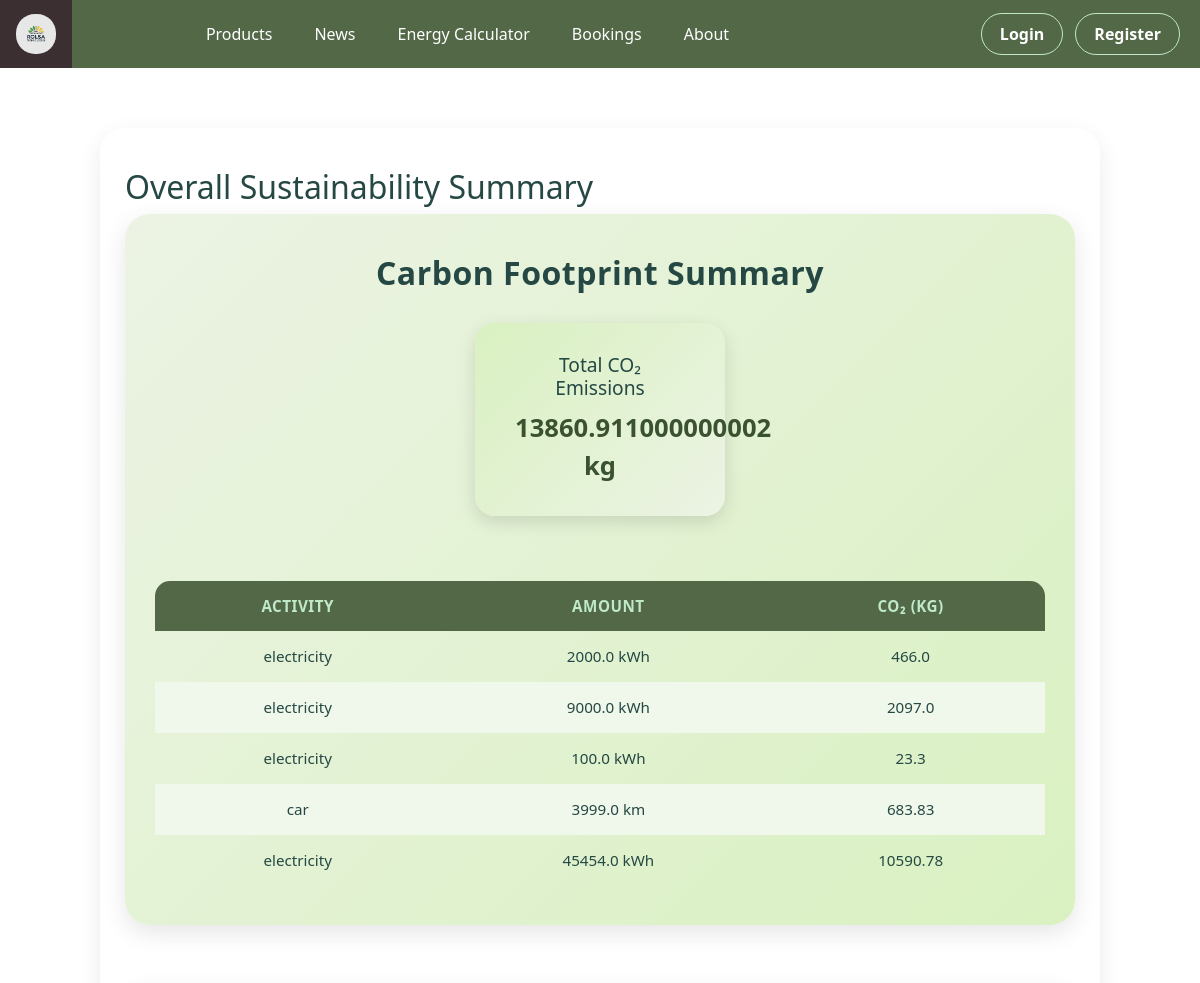
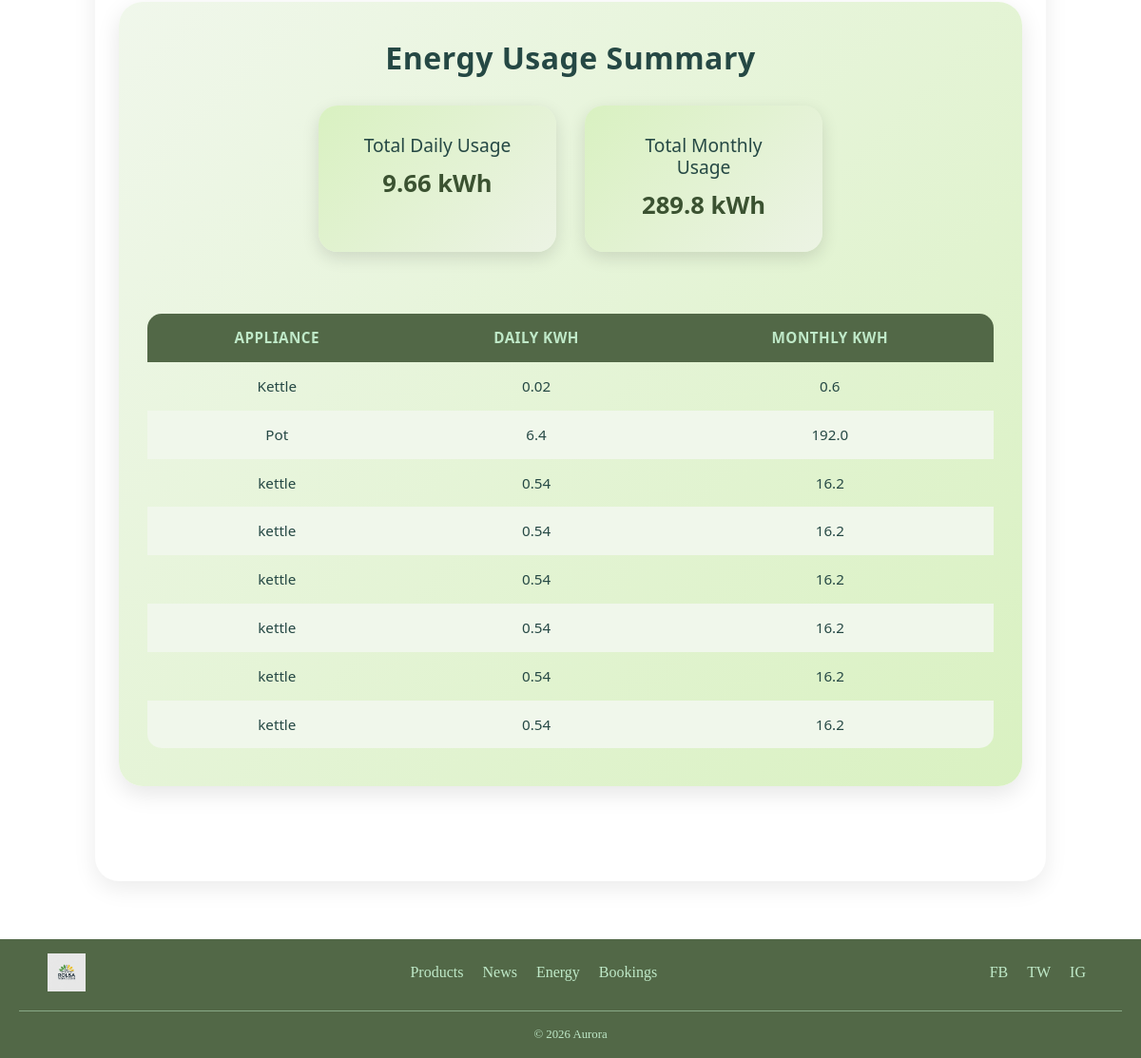
/summary, run on an earlier commit of the app's database (2 pictures, top to bottom).
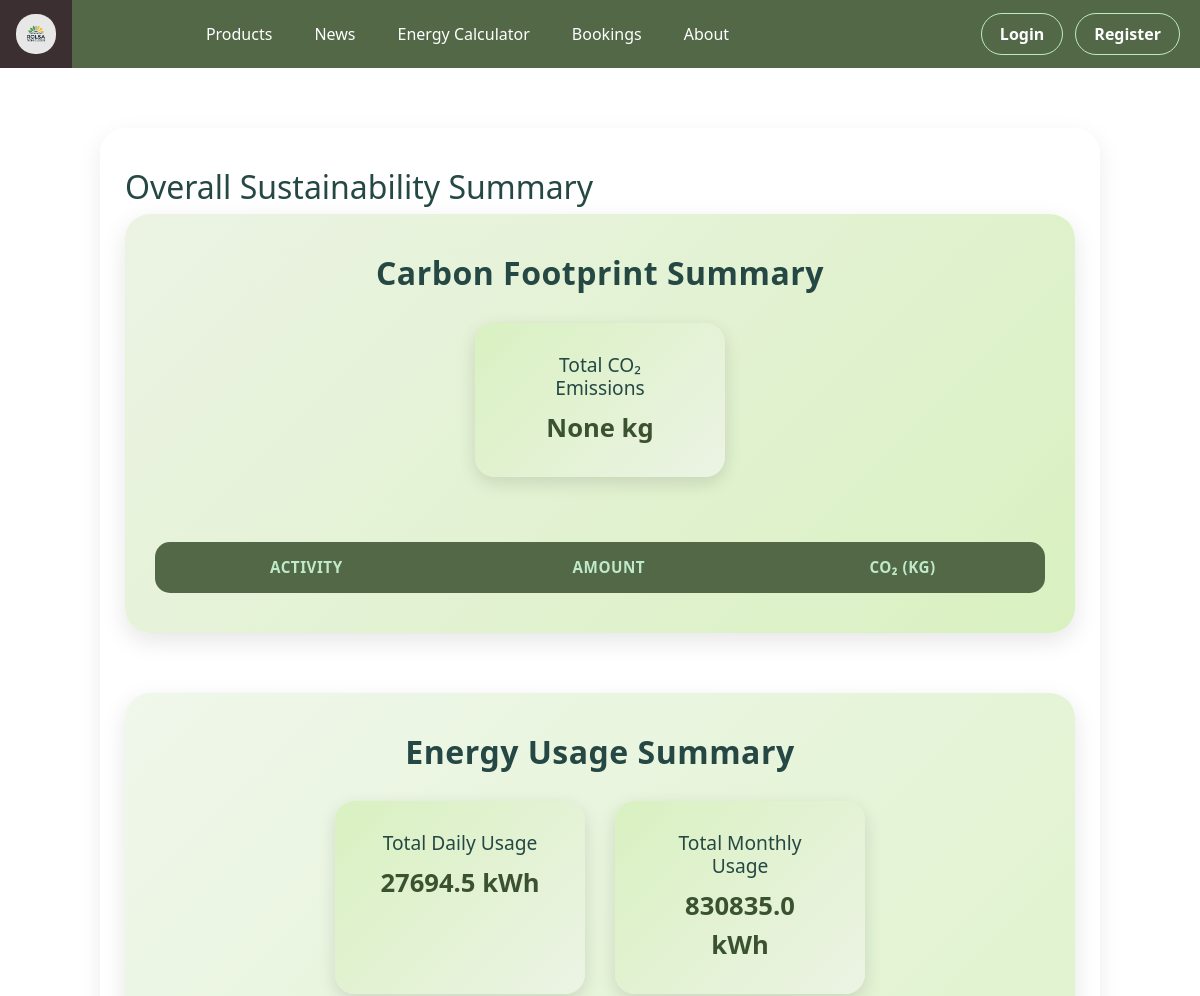
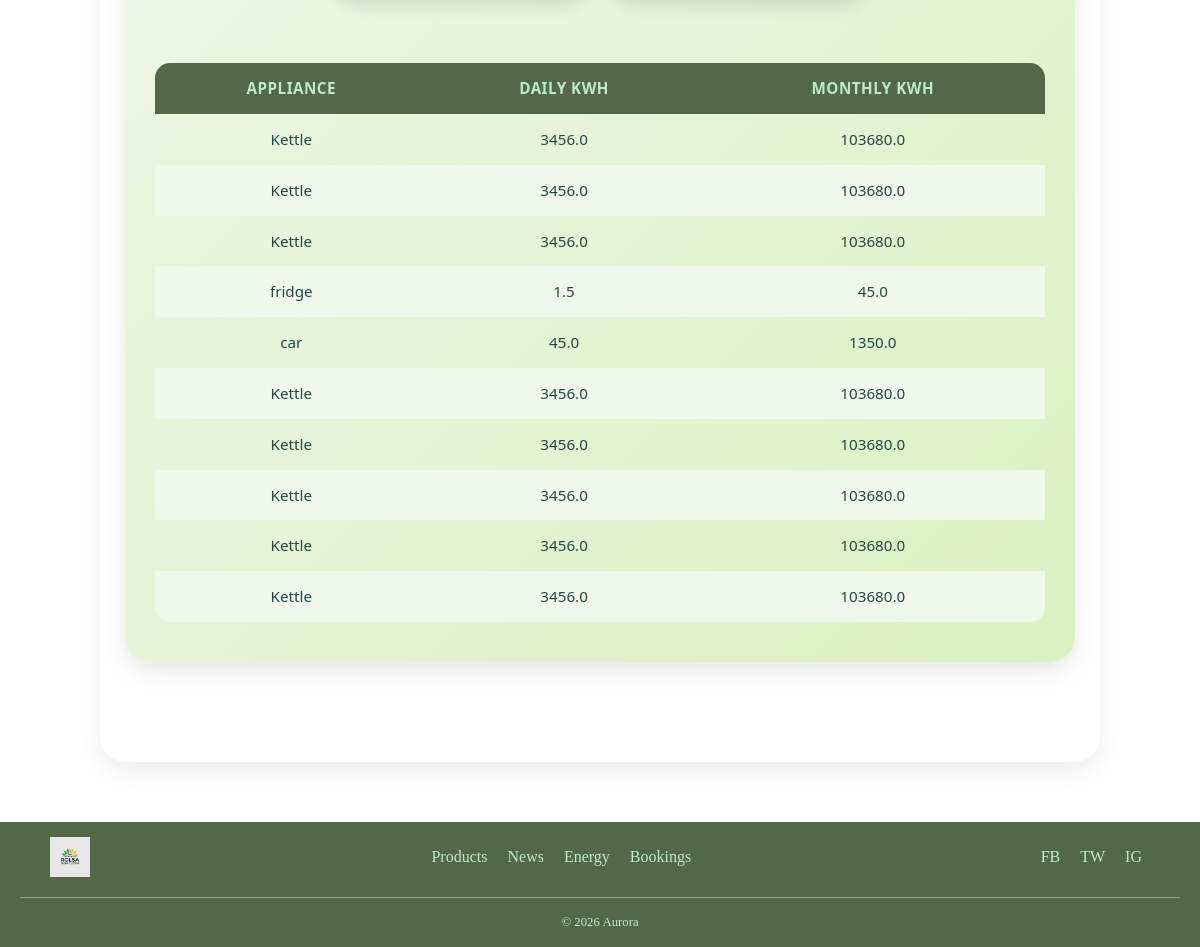
And on a later commit of the database (2 pictures, top to bottom).
### tables this page shows
CREATE TABLE carbon_footprint (
            id INTEGER PRIMARY KEY AUTOINCREMENT,
            activity TEXT,
            amount REAL,
            unit TEXT,
            co2_kg REAL,
            created_at TIMESTAMP DEFAULT CURRENT_TIMESTAMP
        );

CREATE TABLE energy_usage (
            id INTEGER PRIMARY KEY AUTOINCREMENT,
            appliance TEXT,
            daily_kwh REAL,
            monthly_kwh REAL,
            created_at TIMESTAMP DEFAULT CURRENT_TIMESTAMP
        );

### app.py (the view)
@app.route("/summary")
def summary():
    conn = get_db_connection()
    energy_records = conn.execute(
        "SELECT appliance, daily_kwh, monthly_kwh FROM energy_usage"
    ).fetchall()
    energy_totals = conn.execute(
        "SELECT SUM(daily_kwh) AS total_daily, SUM(monthly_kwh) AS total_monthly FROM energy_usage"
    ).fetchone()
    carbon_records = conn.execute(
        "SELECT activity, amount, co2_kg, unit FROM carbon_footprint"
    ).fetchall()
    carbon_total = conn.execute(
        "SELECT SUM(co2_kg) AS total_co2 FROM carbon_footprint"
    ).fetchone()
    conn.close()
    return render_template(
        "summary.html",
        energy_records=energy_records,
        energy_totals=energy_totals,
        carbon_records=carbon_records,
        carbon_total=carbon_total
    )

### app.py (called while the page is built)
def get_db_connection():
    conn = sqlite3.connect(DATABASE)
    conn.row_factory = sqlite3.Row
    return conn

### templates/summary.html
{% extends "base.html" %}
{% block content %}
<section class="page-section">
  <h2 class="page-title">Overall Sustainability Summary</h2>
  <section class="carbon-section">
    <h3 class="section-subtitle">Carbon Footprint Summary</h3>
    <div class="summary-cards">
      <div class="summary-card">
        <h3>Total CO₂ Emissions</h3>
        <p>{{ carbon_total.total_co2 }} kg</p>
      </div>
    </div>
    <div class="table-container">
      <table class="summary-table">
        <thead>
          <tr><th>Activity</th><th>Amount</th><th>CO₂ (kg)</th></tr>
        </thead>
        <tbody>
          {% for row in carbon_records %}
          <tr>
            <td>{{ row.activity }}</td>
            <td>{{ row.amount }} {{ row.unit }}</td>
            <td>{{ row.co2_kg | round(2) }}</td>
          </tr>
          {% endfor %}
        </tbody>
      </table>
    </div>
  </section>
  <section class="energy-section">
    <h3 class="section-subtitle">Energy Usage Summary</h3>
    <div class="summary-cards">
      <div class="summary-card">
        <h3>Total Daily Usage</h3>
        <p>{{ energy_totals.total_daily | round(2) }} kWh</p>
      </div>
      <div class="summary-card">
        <h3>Total Monthly Usage</h3>
        <p>{{ energy_totals.total_monthly | round(2) }} kWh</p>
      </div>
    </div>
    <div class="table-container">
      <table class="summary-table">
        <thead>
          <tr><th>Appliance</th><th>Daily kWh</th><th>Monthly kWh</th></tr>
        </thead>
        <tbody>
          {% for row in energy_records %}
          <tr>
            <td>{{ row.appliance }}</td>
            <td>{{ row.daily_kwh | round(2) }}</td>
            <td>{{ row.monthly_kwh | round(2) }}</td>
          </tr>
          {% endfor %}
        </tbody>
      </table>
    </div>
  </section>
</section>
{% endblock %}

### templates/base.html (shortened to what this page needs)
<!DOCTYPE html>
<html lang="en">
<head>
    <link rel="stylesheet" href="{{ url_for('static', filename='css/style.css') }}">
    <link href="https://cdn.jsdelivr.net/npm/bootstrap@5.3.2/dist/css/bootstrap.min.css" rel="stylesheet">
    <link href="https://cdn.jsdelivr.net/npm/bootstrap@5.3.0/dist/css/bootstrap.min.css" rel="stylesheet">
</head>
<body>
    <ul class="navbar">
    <li class="nav_logo">
        <a href="{{ url_for('home') }}">
            <img src="{{ url_for('static', filename='images/logo.png') }}" alt="">
        </a>
    </li>
    <div class="nav-center">
        <li><a href="{{ url_for('products') }}">Products</a></li>
        <li><a href="{{ url_for('news') }}">News</a></li>
        <li><a href="{{ url_for('energy') }}">Energy Calculator</a></li>
        <li><a href="{{ url_for('booking') }}">Bookings</a></li>
        <li><a href="{{ url_for('about') }}">About</a></li>
    </div>
    <div class="nav-auth">
        {% if session.get('user_name') %}
            <li class="nav-btn login-btn">
                Welcome, {{ session['user_name'] }}
            </li>
            <li>
                <a class="nav-btn logout-btn" href="{{ url_for('logout') }}">
                    Logout
                </a>
            </li>
        {% else %}
            <li>
                <a class="nav-btn login-btn" data-bs-toggle="modal" data-bs-target="#loginModal">
                    Login
                </a>
            </li>
            <li>
                <a class="nav-btn register-btn" data-bs-toggle="modal" data-bs-target="#registerModal">
                    Register
                </a>
            </li>
        {% endif %}
    </div>
</ul>
    <main>
        {% block content %}
        {% endblock %}
    </main>
    <footer class="footer">
        <div class="footer-container">
            <div class="footer-logo-section">
                <a href="{{ url_for('home') }}">
                    <img src="{{ url_for('static', filename='images/logo.png') }}" alt="Aurora Logo">
                </a>
            </div>
            <div class="footer-links">
                <a href="{{ url_for('products') }}">Products</a>
                <a href="{{ url_for('news') }}">News</a>
                <a href="{{ url_for('energy') }}">Energy</a>
                <a href="{{ url_for('booking') }}">Bookings</a>
            </div>
            <div class="footer-social">
                <a href="https://www.facebook.com/" target="_blank">FB</a>
                <a href="https://www.twitter.com/" target="_blank">TW</a>
                <a href="https://www.instagram.com/" target="_blank">IG</a>
            </div>
        </div>
        <div class="footer-bottom">
            &copy; 2026 Aurora
        </div>
    </footer>
</body>
</html>

### static/css/style.css (style rules this page uses)
html, body { height: 100%; margin: 0; }
body { display: flex; flex-direction: column; background-color: #ffffff; color: #000000; font-family: 'Times New Roman', Times, serif; }
main { flex: 1; }
.footer { background-color: #526847; color: #bfe9c8; padding: 15px 20px; font-family: 'Times New Roman', serif; }
.footer-container { display: flex; justify-content: space-between; align-items: center; flex-wrap: wrap; max-width: 1100px; margin: 0 auto; gap: 15px; }
.footer-logo-section img { width: 40px; }
.footer-links a, .footer-social a { color: #bfe9c8; text-decoration: none; margin: 0 8px; font-weight: 500; }
.footer-bottom { text-align: center; margin-top: 10px; font-size: 0.8rem; }
.footer-bottom { text-align: center; margin-top: 20px; font-size: 0.8rem; border-top: 1px solid rgba(191, 233, 200, 0.5); padding-top: 15px; }
ul.navbar { list-style: none; margin: 0; padding: 0; background-color: #526847; display: flex; align-items: center; }
.nav-center { display: flex; gap: 10px; margin: 0 auto; }
ul li a { color: #ffffff; padding: 14px 16px; text-decoration: none; display: block; }
.nav_logo img { width: 40px; border-radius: 19px; }
.nav-auth { display: flex; gap: 12px; margin-left: auto; padding-right: 20px; }
.nav-btn { padding: 8px 18px; border-radius: 25px; font-weight: 600; transition: all 0.2s ease; }
.login-btn { background-color: transparent; border: 1.5px solid #bfe9c8; }
.register-btn { background-color: transparent; color: #254844 !important; border: 1.5px solid #bfe9c8; }
.page-section { max-width: 700px; margin: 60px auto; padding: 20px; }
.page-title { font-size: 2rem; margin-bottom: 8px; color: #254844; }
ul.navbar a, ul.navbar a.nav-link-login-link, ul.navbar a.nav-link-register-link { color: #ffffff !important; }
.summary-cards { display: flex; justify-content: center; gap: 25px; margin-bottom: 40px; }
.summary-card { background: #ecf3e4; border-radius: 18px; padding: 25px 35px; box-shadow: 0 4px 12px rgba(0,0,0,0.08); flex: 1; min-width: 150px; }
.summary-card h3 { font-size: 1rem; color: #254844; margin-bottom: 8px; }
.summary-card p { font-size: 1.4rem; font-weight: 600; margin: 0; color: #3b5231; }
.table-container { overflow-x: auto; }
.page-section { max-width: 1000px; margin: 60px auto; padding: 40px 25px; border-radius: 25px; background: #fff; box-shadow: 0 8px 25px rgba(0,0,0,0.08); }
.carbon-section, .energy-section { padding: 40px 30px; border-radius: 25px; box-shadow: 0 8px 25px rgba(0,0,0,0.1); margin-bottom: 60px; transition: transform 0.3s ease, box-shadow 0.3s ease; }
.carbon-section { background: linear-gradient(135deg, #ecf3e4 0%, #d9f1c1 100%); }
.energy-section { background: linear-gradient(135deg, #f0f7eb 0%, #d9f1c1 100%); }
.section-subtitle { font-size: 2rem; color: #254844; text-align: center; margin-bottom: 30px; font-weight: 700; letter-spacing: 0.5px; }
.summary-cards { display: flex; justify-content: center; flex-wrap: wrap; gap: 30px; margin-bottom: 40px; }
.summary-card { background: linear-gradient(135deg, #d9f1c1 0%, #ecf3e4 100%); border-radius: 20px; padding: 30px 40px; box-shadow: 0 6px 18px rgba(0,0,0,0.12); flex: 1 1 200px; max-width: 250px; text-align: center; transition: transform 0.3s ease, box-shadow 0.3s ease; }
.summary-card h3 { font-size: 1.2rem; color: #254844; margin-bottom: 10px; }
.summary-card p { font-size: 1.6rem; font-weight: 700; color: #3b5231; margin: 0; }
.summary-table { width: 100%; border-collapse: collapse; margin-top: 25px; border-radius: 15px; overflow: hidden; font-size: 0.95rem; }
.summary-table th, .summary-table td { padding: 14px 18px; text-align: center; }
.summary-table th { background-color: #526847; color: #bfe9c8; font-weight: 600; text-transform: uppercase; letter-spacing: 0.5px; }
.summary-table tr:nth-child(even) { background-color: #f0f7eb; }
.summary-table td { color: #254844; font-weight: 500; }

What changed in the data, as far as the page shows it:
removed carbon_footprint: activity "electricity", amount "2000.0", unit "kWh", co2_kg "466.0"
removed carbon_footprint: activity "electricity", amount "9000.0", unit "kWh", co2_kg "2097.0"
removed carbon_footprint: activity "electricity", amount "100.0", unit "kWh", co2_kg "23.3"
removed carbon_footprint: activity "car", amount "3999.0", unit "km", co2_kg "683.83"
removed carbon_footprint: activity "electricity", amount "45454.0", unit "kWh", co2_kg "10590.78"
removed energy_usage: appliance "Pot", daily_kwh "6.4", monthly_kwh "192.0"
removed energy_usage: appliance "kettle", daily_kwh "0.54", monthly_kwh "16.2"
removed energy_usage: appliance "kettle", daily_kwh "0.54", monthly_kwh "16.2"
changed energy_usage (number 1 of 10 on the later page): daily_kwh "0.02" → "3456.0"; monthly_kwh "0.6" → "103680.0"
added energy_usage: appliance "Kettle", daily_kwh "3456.0", monthly_kwh "103680.0"
changed energy_usage (number 3 of 10 on the later page): appliance "kettle" → "Kettle"; daily_kwh "0.54" → "3456.0"; monthly_kwh "16.2" → "103680.0"
added energy_usage: appliance "fridge", daily_kwh "1.5", monthly_kwh "45.0"
added energy_usage: appliance "car", daily_kwh "45.0", monthly_kwh "1350.0"
changed energy_usage (number 6 of 10 on the later page): appliance "kettle" → "Kettle"; daily_kwh "0.54" → "3456.0"; monthly_kwh "16.2" → "103680.0"
changed energy_usage (number 7 of 10 on the later page): appliance "kettle" → "Kettle"; daily_kwh "0.54" → "3456.0"; monthly_kwh "16.2" → "103680.0"
changed energy_usage (number 8 of 10 on the later page): appliance "kettle" → "Kettle"; daily_kwh "0.54" → "3456.0"; monthly_kwh "16.2" → "103680.0"
added energy_usage: appliance "Kettle", daily_kwh "3456.0", monthly_kwh "103680.0"
added energy_usage: appliance "Kettle", daily_kwh "3456.0", monthly_kwh "103680.0"
Also different on the page:
{{ carbon_total.total_co2 }}: "13860.911000000002" → "None"
{{ energy_totals.total_daily | round(2) }}: "9.66" → "27694.5"
{{ energy_totals.total_monthly | round(2) }}: "289.8" → "830835.0"
